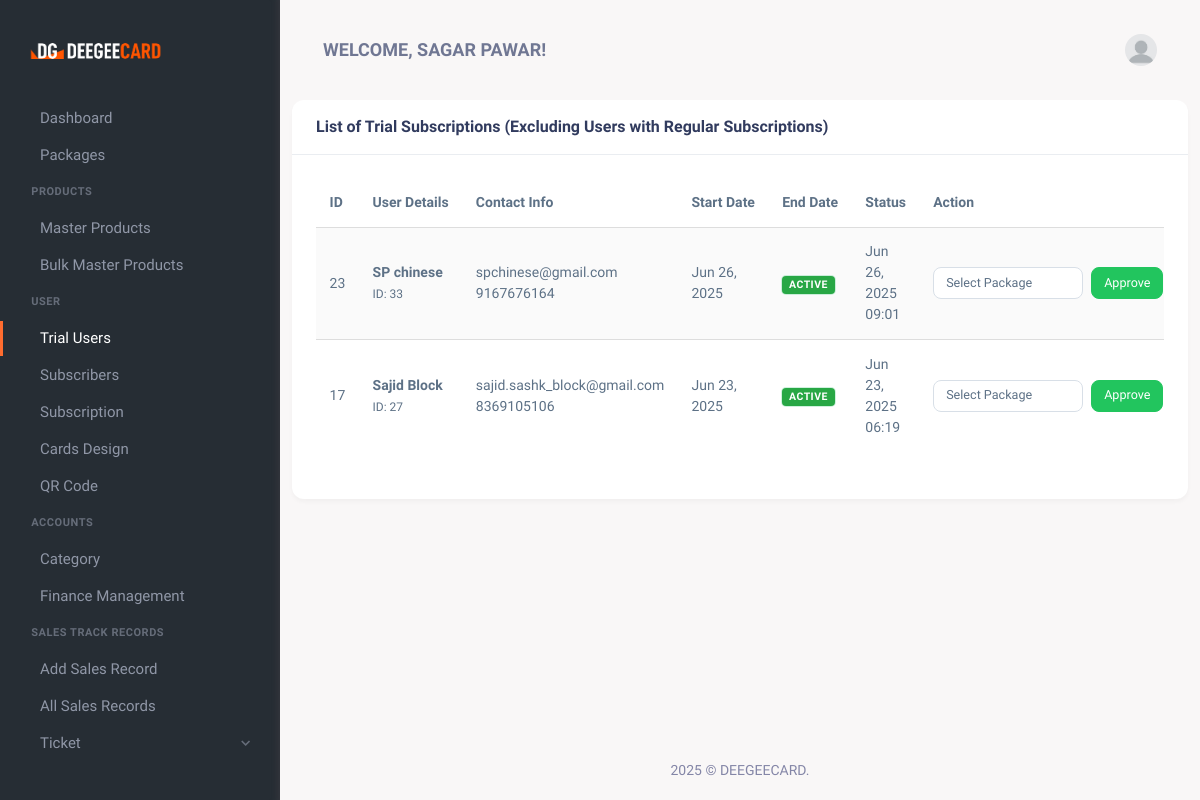
/list-of-trial-users.php (signed in), run on the app's committed database.
### tables this page shows
CREATE TABLE `users` (
  `id` int(11) NOT NULL,
  `Name` varchar(100) NOT NULL,
  `Email` varchar(100) NOT NULL,
  `Password` varchar(255) NOT NULL,
  `role` enum('admin','user','sales_person') NOT NULL DEFAULT 'user',
  `created_at` timestamp NOT NULL DEFAULT CURRENT_TIMESTAMP,
  `updated_at` timestamp NOT NULL DEFAULT CURRENT_TIMESTAMP ON UPDATE CURRENT_TIMESTAMP,
  `phone` varchar(15) NOT NULL,
  `address` text NOT NULL,
  `is_trial` tinyint(1) DEFAULT '0',
  `trial_start` datetime DEFAULT NULL,
  `trial_end` datetime DEFAULT NULL
);

CREATE TABLE `trial_subscriptions` (
  `id` int(11) NOT NULL,
  `user_id` int(11) NOT NULL,
  `start_date` datetime NOT NULL,
  `end_date` datetime NOT NULL,
  `is_active` tinyint(1) DEFAULT '1',
  `created_at` timestamp NOT NULL DEFAULT CURRENT_TIMESTAMP
);

### list-of-trial-users.php (the view, shortened to what this page needs)
<?php
require 'db_connection.php';
$user_id = $_SESSION['user_id'];
$records_per_page = 20;
$page = isset($_GET['page']) ? (int)$_GET['page'] : 1;
$page = max(1, $page);
$offset = ($page - 1) * $records_per_page;
$sql = "SELECT ts.id, ts.user_id, u.name as user_name, u.email, u.phone,
               ts.start_date, ts.end_date, ts.is_active, ts.created_at
        FROM trial_subscriptions ts
        JOIN users u ON ts.user_id = u.id
        WHERE NOT EXISTS (
            SELECT 1 FROM subscriptions s
            WHERE s.user_id = ts.user_id
        )
        ORDER BY ts.created_at DESC
        LIMIT ?, ?";
$stmt = $conn->prepare($sql);
$stmt->bind_param("ii", $offset, $records_per_page);
$stmt->execute();
$result = $stmt->get_result();
$sql = "SELECT name FROM users WHERE id = ?";
$stmt = $conn->prepare($sql);
$stmt->bind_param("i", $user_id);
$stmt->execute();
$stmt->bind_result($user_name);
?>
<!DOCTYPE html>
<html lang="en">
<head>
    <link href="assets/css/vendor.min.css" rel="stylesheet" type="text/css" />
    <link href="assets/css/icons.min.css" rel="stylesheet" type="text/css" />
    <link href="assets/css/app.min.css" rel="stylesheet" type="text/css" />
    <link href="assets/css/style.css" rel="stylesheet" type="text/css" />
</head>
<body>
    <div class="wrapper">
        <?php include 'toolbar.php'; ?>
        <?php include 'admin_menu.php'; ?>
        <div class="page-content">
            <div class="container">
                <div class="row">
                    <div class="col-xl-12">
                        <div class="card">
                            <div class="card-header">
                                <h4 class="card-title">List of Trial Subscriptions (Excluding Users with Regular Subscriptions)</h4>
                            </div>
                            <div class="card-body">
                                <div class="table-responsive">
                                    <table class="table table-centered table-striped table-hover">
                                        <thead class="thead-light">
                                            <tr>
                                                <th>ID</th>
                                                <th>User Details</th>
                                                <th>Contact Info</th>
                                                <th>Start Date</th>
                                                <th>End Date</th>
                                                <th>Status</th>
                                                <th>Action</th>
                                            </tr>
                                        </thead>
                                        <tbody>
                                            <?php while ($row = $result->fetch_assoc()): ?>
                                                <tr>
                                                    <td><?= htmlspecialchars($row['id']) ?></td>
                                                    <td>
                                                        <strong><?= htmlspecialchars($row['user_name']) ?></strong><br>
                                                        <small class="text-muted">ID: <?= $row['user_id'] ?></small>
                                                    </td>
                                                    <td>
                                                        <div><?= htmlspecialchars($row['email']) ?></div>
                                                        <div><?= htmlspecialchars($row['phone']) ?></div>
                                                    </td>
                                                    <td><?= date('M d, Y', strtotime($row['start_date'])) ?></td>
                                                    <td>
                                                        <span class="badge <?= $row['is_active'] ? 'badge-success' : 'badge-secondary' ?>">
                                                            <?= $row['is_active'] ? 'Active' : 'Inactive' ?>
                                                        </span>
                                                    </td>
                                                    <td><?= date('M d, Y H:i', strtotime($row['created_at'])) ?></td>
                                                    <td>
                                                        <form method="POST" action="" class="form-inline">
                                                            <select name="package_id" class="form-control form-control-sm mr-2" required>
                                                                <option value="">Select Package</option>
                                                            </select>
                                                            <button type="submit" name="approve_trial" class="btn btn-success btn-sm">
                                                                Approve
                                                            </button>
                                                        </form>
                                                    </td>
                                                </tr>
                                            <?php endwhile; ?>
                                        </tbody>
                                    </table>
                                </div>
                            </div>
                        </div>
                    </div>
                </div>
            </div>
            <?php include 'footer.php'; ?>
        </div>
    </div>
</body>
</html>

### toolbar.php (shortened to what this page needs)
<header class="topbar">
     <div class="container-fluid">
          <div class="navbar-header">
               <div class="d-flex align-items-center">
                    <div class="topbar-item">
                         <h4 class="fw-bold topbar-button pe-none text-uppercase mb-0">Welcome,
                         <?php echo htmlspecialchars($user_name); ?>!</h4>
                    </div>
               </div>
               <div class="d-flex align-items-center gap-1">
                    <div class="topbar-item">
                         <button type="button" class="topbar-button" id="light-dark-mode">
                         </button>
                    </div>
                    <div class="dropdown topbar-item">
                         <a type="button" class="topbar-button" id="page-header-user-dropdown" data-bs-toggle="dropdown" aria-haspopup="true" aria-expanded="false">
                              <span class="d-flex align-items-center">
                                   <img class="rounded-circle" width="32" src="assets/images/users/dummy-avatar.jpg" alt="avatar-3">
                              </span>
                         </a>
                    </div>
               </div>
          </div>
     </div>
</header>

### assets/css/style.css (style rules this page uses)
.table-responsive { overflow-x: auto; }
.table th, .table td { vertical-align: middle; }
.role-badge, .badge { display: inline-block; padding: 0.35em 0.65em; font-size: 0.75rem; font-weight: 600; line-height: 1; text-align: center; white-space: nowrap; vertical-align: baseline; border-radius: 50rem; text-transform: uppercase; letter-spacing: 0.5px; transition: all 0.2s ease; }
.badge-admin, .badge-success { color: #fff; background-color: #10b759; box-shadow: 0 0 0 1px rgba(16, 183, 89, 0.2); }
.table th { white-space: nowrap; }
table { width: 100%; border-collapse: collapse; }
th, td { padding: 8px; text-align: left; border-bottom: 1px solid #ddd; }
th { background-color: #f2f2f2; position: sticky; top: 0; }
.badge { font-size: 0.9em; }

### list-of-trial-users.php (style rules this page uses)
.badge { display: inline-block; padding: 0.35em 0.65em; font-size: 0.75em; font-weight: 700; line-height: 1; color: #fff; text-align: center; white-space: nowrap; vertical-align: baseline; border-radius: 0.25rem; }
.badge { transition: color 0.15s ease-in-out, background-color 0.15s ease-in-out, border-color 0.15s ease-in-out, box-shadow 0.15s ease-in-out; }
.badge-success { background-color: #28a745; }
td form.form-inline { display: flex; align-items: center; gap: 0.5rem; width: 100%; }
td form.form-inline select.form-control-sm { flex: 1; min-width: 150px; }
td form.form-inline button.btn-success { white-space: nowrap; flex-shrink: 0; }

### data on the page
users: Name "SAGAR PAWAR"
trial_subscriptions: id "23", user.Name "SP chinese", user "33", user.Email "spchinese@gmail.com", user.phone "9167676164", start_date "Jun 26, 2025", is_active "ACTIVE", created_at "Jun 26, 2025 09:01"
trial_subscriptions: id "17", user.Name "Sajid Block", user "27", user.Email "sajid.sashk_block@gmail.com", user.phone "8369105106", start_date "Jun 23, 2025", is_active "ACTIVE", created_at "Jun 23, 2025 06:19"
